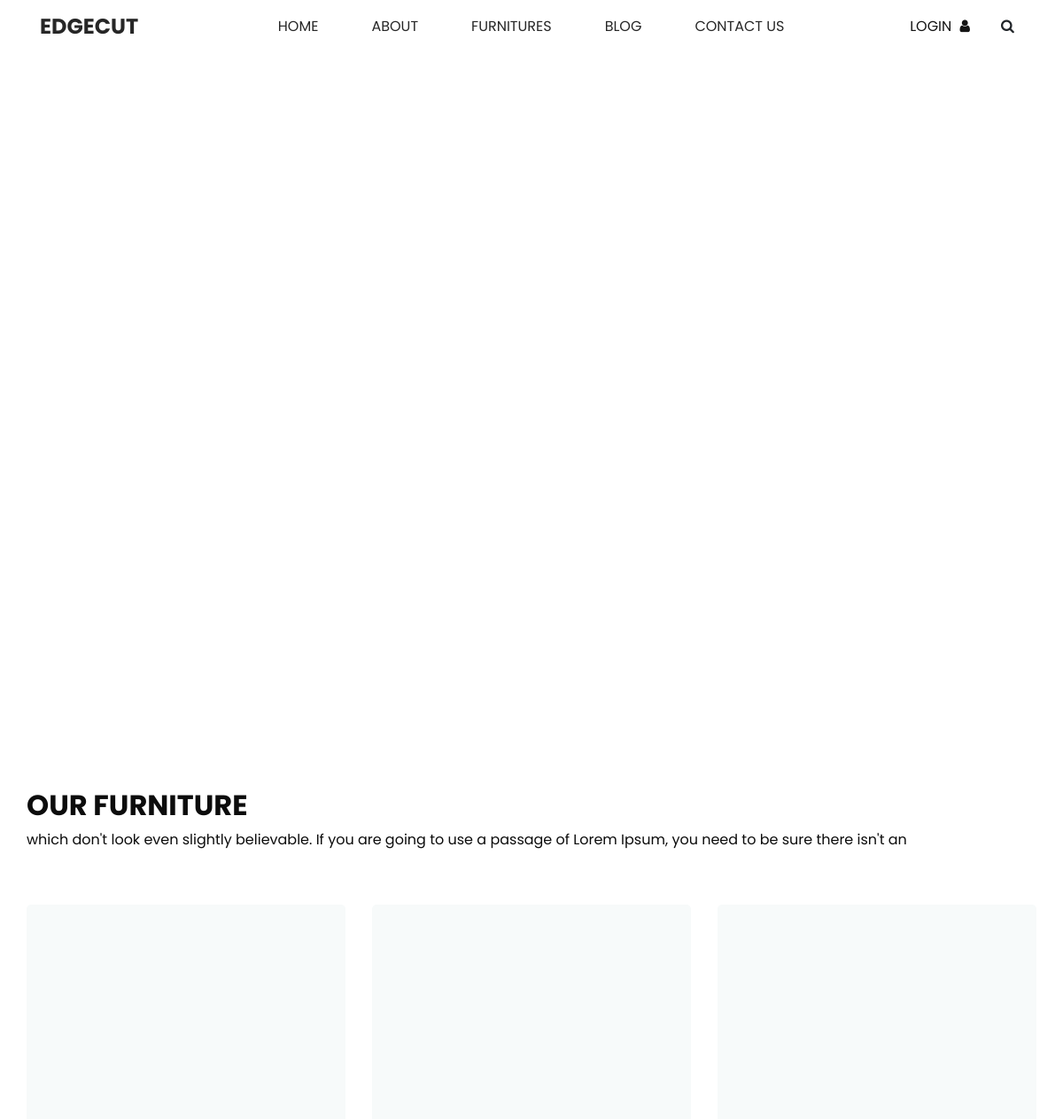
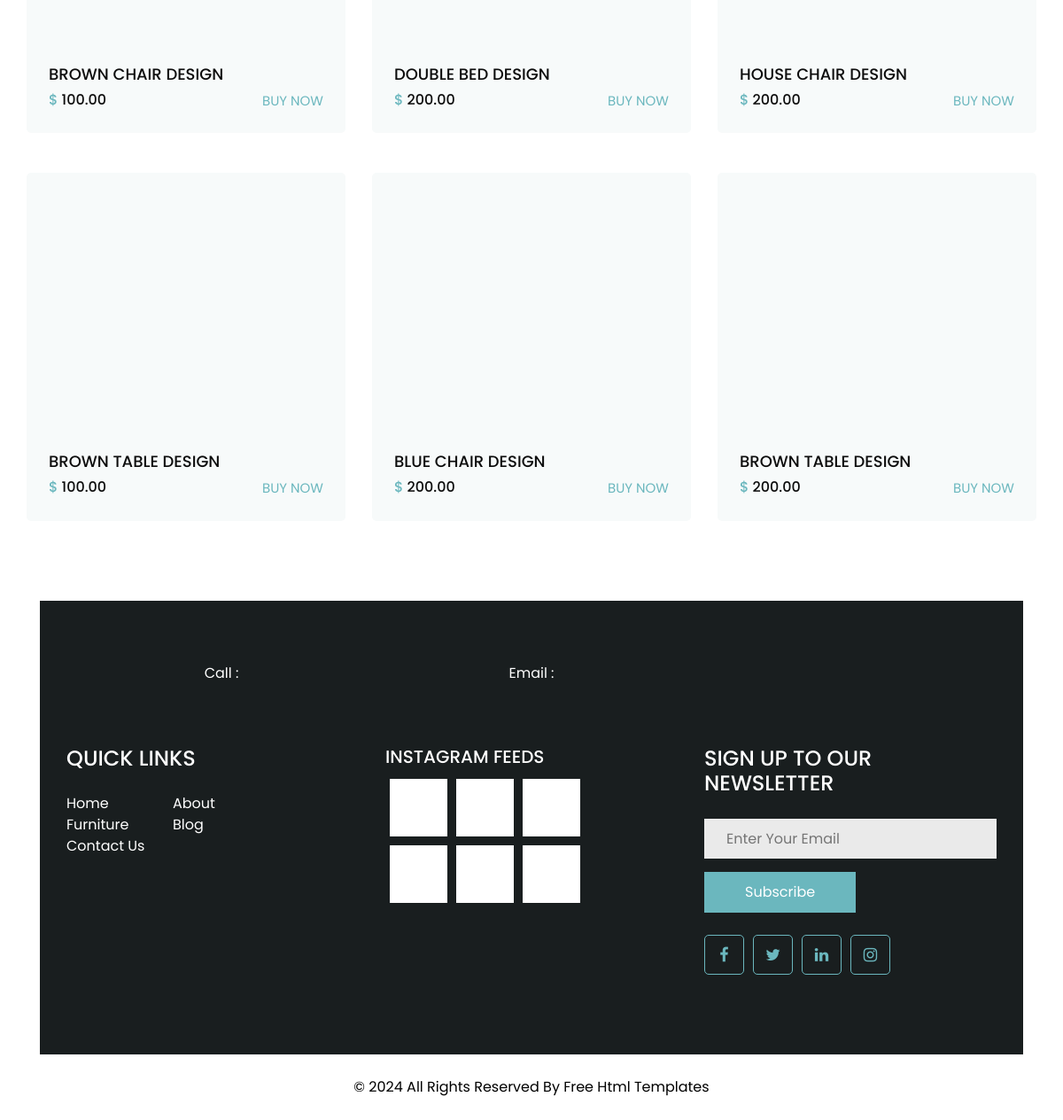
Page /furniture/ on the committed database (2 pictures, top to bottom).
### app/models.py (models this page shows, shortened)
class Furniture(models.Model):
    title = models.CharField(max_length=255)
    description = models.CharField(max_length=255)
    class Meta:
        verbose_name = "Furniture"
        verbose_name_plural = "Furnitures"

class MiniBlocks(models.Model):
    title = models.CharField(max_length=255)
    price = models.CharField(max_length=255)
    image = models.ImageField(upload_to="mini-blocks")
    class Meta:
        verbose_name = "Mini Block"
        verbose_name_plural = "Mini Blocks"

class Socials(models.Model):
    title = models.CharField(max_length=50)
    url = models.URLField(max_length=255, blank=True)
    html_class = models.CharField(max_length=255)
    class Meta:
        verbose_name = "Social"
        verbose_name_plural = "Socials"

class FooterText(models.Model):
    text1 = models.CharField(max_length=255, blank=True, null=True)
    text2 = models.CharField(max_length=255, blank=True, null=True)
    link_url = models.URLField(max_length=200, blank=True, null=True)
    link_name = models.CharField(max_length=255, blank=True, null=True)
    class Meta:
        verbose_name = "Footer Text"
        verbose_name_plural = "Footer Text"

### app/views.py (the view)
# urls.py: path("furniture/", views.furniture, name= "furniture"),
def furniture(request):
    context = {
        "furniture": Furniture.objects.all().first(),
        "mini_blocks": MiniBlocks.objects.all(),
        "footer_text": FooterText.objects.all().first(),
        "socials": Socials.objects.all(),
    }
    return render(request, "furniture.html", context)

### app/templates/furniture.html (shortened to what this page needs)
{% extends "base.html" %}
{% load static %}
    {% block furniture_template %}
    <section class="furniture_section layout_padding">
      <div class="container">
        <div class="heading_container">
          <h2>
            {{ furniture.title }}
          </h2>
          <p>
            {{ furniture.description }}
          </p>
        </div>
        <div class="row">
          {% for block in mini_blocks %}
            <div class="col-md-6 col-lg-4">
              <div class="box">
                <div class="img-box">
                </div>
                <div class="detail-box">
                  <h5>{{block.title}}</h5>
                  <div class="price_box">
                    <h6 class="price_heading">
                      <span>$</span> {{block.price}}
                    </h6>
                    <a href="">
                      Buy Now
                    </a>
                  </div>
                </div>
              </div>
            </div>
          {% endfor %}
      </div>
    </section>
    {% endblock %}

### app/templates/base.html (shortened to what this page needs)
{% load static %}
<!DOCTYPE html>
<html lang="en">
  <head>
    <link rel="stylesheet" type="text/css" href="{% static 'css/bootstrap.css' %}" />
    <link href="{% static "css/font-awesome.min.css" %}" rel="stylesheet" />
    <link href="{% static "css/style.css" %}" rel="stylesheet" />
    <link href="{% static "css/responsive.css" %}" rel="stylesheet" />
  </head>
  <body>
    <div class="hero_area">
      <header class="header_section long_section px-0">
        <nav class="navbar navbar-expand-lg custom_nav-container ">
          <a class="navbar-brand" href="{% url 'index' %}">
            <span>
              Edgecut
            </span>
          </a>
          <div class="collapse navbar-collapse" id="navbarSupportedContent">
            <div class="d-flex mx-auto flex-column flex-lg-row align-items-center">
              <ul class="navbar-nav  ">
                <li class="nav-item active">
                  <a class="nav-link" href="{% url 'index' %}">Home <span class="sr-only">(current)</span></a>
                </li>
                <li class="nav-item">
                  <a class="nav-link" href="{% url 'about' %}"> About</a>
                </li>
                <li class="nav-item">
                  <a class="nav-link" href="{% url 'furniture' %}">Furnitures</a>
                </li>
                <li class="nav-item">
                  <a class="nav-link" href="{% url 'blog' %}">Blog</a>
                </li>
                <li class="nav-item">
                  <a class="nav-link" href="{% url 'contact' %}">Contact Us</a>
                </li>
              </ul>
            </div>
            <div class="quote_btn-container">
              <a href="">
                <span>
                  Login
                </span>
                <i class="fa fa-user" aria-hidden="true"></i>
              </a>
              <form class="form-inline">
                <button class="btn  my-2 my-sm-0 nav_search-btn" type="submit">
                  <i class="fa fa-search" aria-hidden="true"></i>
                </button>
              </form>
            </div>
          </div>
        </nav>
      </header>
    </div>
    {% block furniture_template %}{% endblock %}
    <section class="info_section long_section">
      <div class="container">
        <div class="contact_nav">
          <a href="">
            <span>
              Call : {{info_section.phone}}
            </span>
          </a>
          <a href="">
            <span>
              Email : {{info_section.email}}
            </span>
          </a>
          <a href="">
          </a>
        </div>
        <div class="info_top ">
          <div class="row ">
            <div class="col-sm-6 col-md-4 col-lg-3">
              <div class="info_links">
                <h4>
                  QUICK LINKS
                </h4>
                <div class="info_links_menu">
                  <a class="" href="{% url 'index' %}">Home <span class="sr-only">(current)</span></a>
                  <a class="" href="{% url 'about' %}"> About</a>
                  <a class="" href="{% url 'furniture' %}">Furniture</a>
                  <a class="" href="{% url 'blog' %}">Blog</a>
                  <a class="" href="{% url 'contact' %}">Contact Us</a>
                </div>
              </div>
            </div>
            <div class="col-sm-6 col-md-4 col-lg-3 mx-auto">
              <div class="info_post">
                <h5>
                  INSTAGRAM FEEDS
                </h5>
                <div class="post_box">
                  {% for block in mini_blocks %}
                    <div class="img-box">
                    </div>
                  {% endfor %}
                </div>
              </div>
            </div>
            <div class="col-md-4">
              <div class="info_form">
                <h4>
                  SIGN UP TO OUR NEWSLETTER
                </h4>
                <form action="">
                  <input type="text" placeholder="Enter Your Email" />
                  <button type="submit">
                    Subscribe
                  </button>
                </form>
                <div class="social_box">
                  {% for social in socials %}
                    <div class="{{social.title}}">
                      <a href="{{social.url}}">
                        <i class="{{social.html_class}}"  target="_blank" aria-hidden="true"></i>
                      </a>
                    </div>
                  {% endfor %}
                </div>
              </div>
            </div>
          </div>
        </div>
      </div>
    </section>
    <footer class="footer_section">
      <div class="container">
        <p>{{footer_text.text1}} <span id="displayYear"></span> {{footer_text.text2}}
         <a href="{{footer_text.link_url}}">{{footer_text.link_name}}</a>
        </p>
      </div>
    </footer>
  </body>
</html>

### app/static/css/responsive.css (style rules this page uses)
@media (min-width: 1200px) { .container { max-width: 1170px; } }

### rows in the picture
Furniture: title "OUR FURNITURE", description "which don't look even slightly believable. If you are going to use a passage of Lorem Ipsum, you need to be sure there isn't an"
MiniBlocks: title "BROWN CHAIR DESIGN", price "100.00"
MiniBlocks: title "DOUBLE BED DESIGN", price "200.00"
MiniBlocks: title "HOUSE CHAIR DESIGN", price "200.00"
MiniBlocks: title "BROWN TABLE DESIGN", price "100.00"
MiniBlocks: title "BLUE CHAIR DESIGN", price "200.00"
MiniBlocks: title "BROWN TABLE DESIGN", price "200.00"
FooterText: text1 "©", text2 "All Rights Reserved By", link_name "Free Html Templates"
